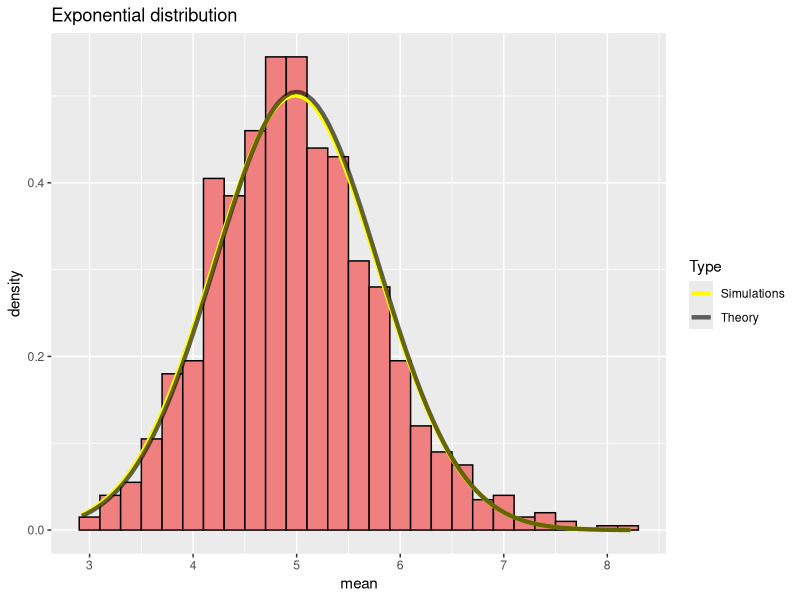

Write the R code that produced this figure.
## ---- chunk 1
knitr::opts_chunk$set(echo = TRUE, warning = FALSE, message = FALSE)
## ---- chunk 2
## initialize
n = 40
lambda = 0.2
## ---- chunk 3
n.sim = 1000

set.seed(42)
sim <- replicate(n.sim, rexp(n, lambda))
## ---- chunk 4
mean.sim <- apply(sim, 2, mean)
## ---- chunk 5
mean.sam <- mean(mean.sim)
mean.sam
## ---- chunk 6
mean.theo <- 1 / lambda
mean.theo
## ---- chunk 7
var.sam <- var(mean.sim)
var.sam
## ---- chunk 8
var.theo <- (1/lambda)^2 / n
var.theo
## ---- chunk 9
mean.df <- data.frame(mean = mean.sim)
## ---- chunk 10
library(ggplot2)
hist.sim <- ggplot(mean.df, aes(x = mean)) +
  geom_histogram(aes(y =..density..),
                 binwidth = lambda,
                 fill="lightcoral", 
                 color="black") +
  ggtitle("Exponential distribution")
## ---- chunk 11
hist.sim <- hist.sim + stat_function(fun = dnorm, 
                                     args = list(mean = mean.sam, 
                                                 sd = sqrt(var.sam)),
                                     aes(colour = "Simulations"),
                                     size = 1.5)
## ---- chunk 12
hist.sim <- hist.sim + stat_function(fun = dnorm, 
                                     args = list(mean = mean.theo, 
                                                 sd = sqrt(var.theo)),
                                     aes(colour = "Theory"),
                                     alpha = 0.6,
                                     size = 1.5)
## ---- chunk 13
hist.sim <- hist.sim + scale_colour_manual("Type", values=c("yellow", "black"))
## ---- chunk 14
hist.sim
